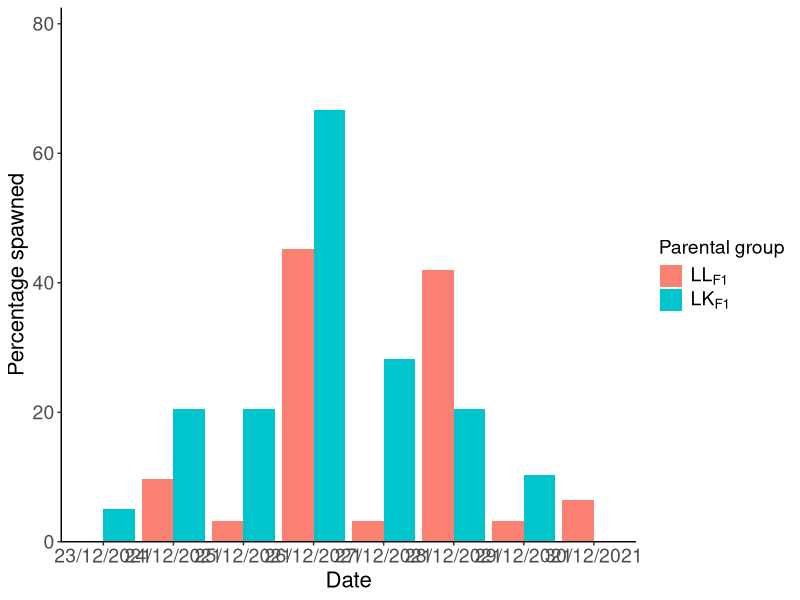
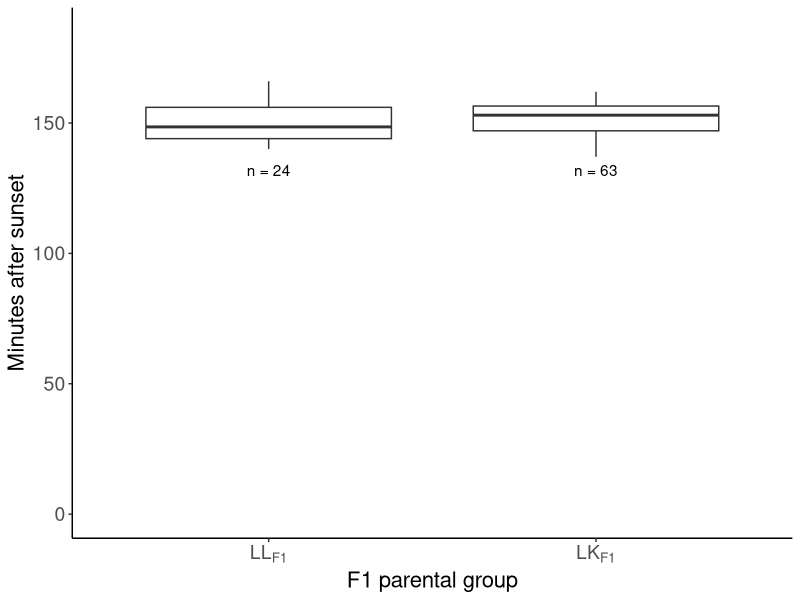

Source code (R) for these figures, in order:
##R script for analyses of hybrid and purebred spawning patterns
#Data obtained using methods described in manuscript -  Fertile hybrids could aid coral adaptation - methods
#Written by Annika Lamb 

##Load functions and packages
#Summary function
summarySE <- function(data=NULL, measurevar, groupvars=NULL, na.rm=FALSE, conf.interval=.95, .drop=TRUE) {
  
  require(plyr)
  
  # New version of length which can handle NA's: if na.rm==T, don't count them
  
  length2 <- function (x, na.rm=FALSE) {
    
    if (na.rm) sum(!is.na(x))
    
    else       length(x)
    
  }
  
  
  # This does the summary. For each group's data frame, return a vector with
  
  # N, mean, and sd
  
  datac <- ddply(data, groupvars, .drop=.drop,
                 
                 .fun = function(xx, col) {
                   
                   c(N    = length2(xx[[col]], na.rm=na.rm),
                     
                     mean = mean   (xx[[col]], na.rm=na.rm),
                     
                     median = median (xx[[col]], na.rm=na.rm),
                     
                     sd   = sd     (xx[[col]], na.rm=na.rm)
                     
                   )
                   
                 },
                 
                 measurevar
                 
  )
  # Rename the "mean" column    
  
  datac <- rename(datac, c("mean" = measurevar))
  
  datac$se <- datac$sd / sqrt(datac$N)  # Calculate standard error of the mean
  
  # Confidence interval multiplier for standard error
  
  # Calculate t-statistic for confidence interval: 
  
  # e.g., if conf.interval is .95, use .975 (above/below), and use df=N-1
  
  ciMult <- qt(conf.interval/2 + .5, datac$N-1)
  
  datac$ci <- datac$se * ciMult
  
  return(datac)
}

#Load packages 
library(nlme)
library(lme4)
library(multcomp)
library(ggplot2)
library(tidyr)
library(plyr)
library(emmeans)

###Spawning activity analyses
##Import data
Spawn_ByNight <- read.table('SpawningData_ByNight.csv', header=T, sep=',')
##Data modifications
Spawn_ByNight$Cross<-as.factor(Spawn_ByNight$Cross)
Spawn_ByNight$Tank<-as.factor(Spawn_ByNight$Tank)
Spawn_ByNight$Treatment<-as.factor(Spawn_ByNight$Treatment)
Spawn_ByNight$System<-as.factor(Spawn_ByNight$System)
Spawn_ByNight$SpawningDate<-as.factor(Spawn_ByNight$SpawningDate)
Spawn_ByNight$Spawned<-as.factor(Spawn_ByNight$Spawned)
Spawn_ByNight$Coral<-as.factor(Spawn_ByNight$Coral)
str(Spawn_ByNight)

##Generalised linear mixed effects model
#Model including treatment
Spawn_ByNight_Complete <- Spawn_ByNight %>% drop_na(Treatment)
spawn_mod1<-glmer(Spawned ~ Cross + Treatment + (1|System/Coral) + (1|SpawningDate) , data = Spawn_ByNight_Complete, family = binomial())
summary(spawn_mod1)  
spawn_mod2<-glmer(Spawned ~ Cross * Treatment + (1|System/Coral) + (1|SpawningDate) , data = Spawn_ByNight_Complete, family = binomial())
summary(spawn_mod2) 
spawn_mod3<-glmer(Spawned ~ Cross + (1|System/Coral) + (1|SpawningDate), data = Spawn_ByNight_Complete, family = binomial())
summary(spawn_mod3)  
anova(spawn_mod1, spawn_mod2)
anova(spawn_mod1, spawn_mod3)
anova(spawn_mod2, spawn_mod3)
#Model including treatment did not fit the model better than the model that did not. Re-run model 3 on total dataset.
spawn_mod1<-glmer(Spawned ~ Cross + (1|System/Coral) + (1|SpawningDate)+(1|Treatment), data = Spawn_ByNight, family = binomial())
#Summary
summary(spawn_mod1)

##Graphic 
#Import data
SpawningPercentages <- read.table('SpawningPercentages.csv', header=T, sep=',')
#Data modification
SpawningPercentages$Cross<-as.factor(SpawningPercentages$Cross)
str(SpawningPercentages)
#Plot
ggplot(SpawningPercentages, aes(fill=Cross, y=Percentage, x=Date)) + 
  ylab("Percentage spawned") +
  scale_y_continuous(limits = c(0,75), expand = expansion(mult = c(0, .1))) +
  geom_bar(position="dodge", stat="identity") +
  theme(axis.text.x = element_text(size = 14), axis.title.x = element_text(size = 16),
        axis.text.y = element_text(size = 14), axis.title.y = element_text(size = 16),
        legend.text = element_text(size = 14), legend.title = element_text(size = 14))+
  theme(panel.grid.major = element_blank(), panel.grid.minor = element_blank(),
        panel.background = element_blank(), axis.line = element_line(colour = "black"))+
  scale_fill_manual(name="Parental group",labels = expression('LL'[F1], 'LK'[F1]),  values = c("salmon","turquoise3"))


###Spawning and setting time analyses
##Import data
Time <- read.table('TimeData.csv', header=T, sep=',')
#Data modifications
Time$ColonyID<-as.factor(Time$ColonyID)
Time <- Time %>% drop_na(System)
Spawning <- Time %>% drop_na(SpawningMinutes)
Setting <- Time %>% drop_na(SettingMinutes)

##Spawning time analyses
#Linear mixed effects model
Spawning_mod1<-lme(SpawningMinutes~Cross, random= ~1|System/ColonyID, data=Spawning)
summary(Spawning_mod1)
#Summarise spawning times
Spawning_ByCross<-summarySE(Spawning, measurevar="SpawningMinutes", groupvars=c("Cross"),conf.interval=0.95)
Spawning_ByCross
#Graphic
ggplot(Spawning,aes(x = Cross, y = SpawningMinutes))+geom_boxplot()+scale_x_discrete(labels=expression('LL'[F1],'LK'[F1]))+
  ylim(0, 185) + ylab("Minutes after sunset") + xlab("F1 parental group")+
  theme(axis.text.x = element_text(size = 14), axis.title.x = element_text(size = 16),
        axis.text.y = element_text(size = 14), axis.title.y = element_text(size = 16),
        legend.text = element_text(size = 14), legend.title = element_text(size = 14))+
  theme(panel.grid.major = element_blank(), panel.grid.minor = element_blank(),
        panel.background = element_blank(), axis.line = element_line(colour = "black"))+
  geom_text(data=Spawning_ByCross, (aes(x=factor(Cross), y=132, label=paste("n =",N))))
